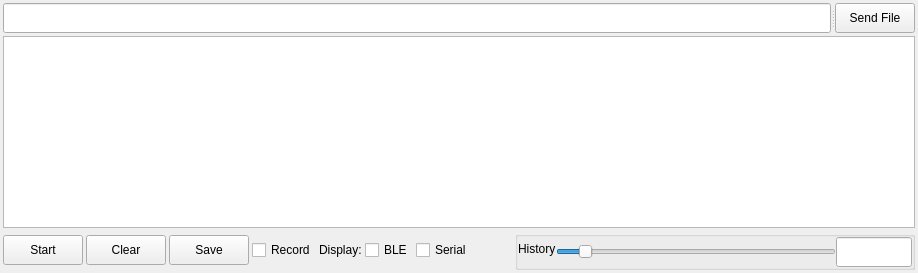
      <widget class="QWidget" name="Monitor">
       <property name="sizePolicy">
        <sizepolicy hsizetype="Expanding" vsizetype="Expanding">
         <horstretch>1</horstretch>
         <verstretch>1</verstretch>
        </sizepolicy>
       </property>
       <attribute name="title">
        <string>Monitor</string>
       </attribute>
       <layout class="QVBoxLayout" name="verticalLayout_Monitor">
        <property name="spacing">
         <number>3</number>
        </property>
        <property name="leftMargin">
         <number>3</number>
        </property>
        <property name="topMargin">
         <number>3</number>
        </property>
        <property name="rightMargin">
         <number>3</number>
        </property>
        <property name="bottomMargin">
         <number>3</number>
        </property>
        <item>
         <widget class="QSplitter" name="splitter_tabMonitor_send">
          <property name="orientation">
           <enum>Qt::Horizontal</enum>
          </property>
          <widget class="QLineEdit" name="lineEdit_Text">
           <property name="sizePolicy">
            <sizepolicy hsizetype="Expanding" vsizetype="Fixed">
             <horstretch>1</horstretch>
             <verstretch>0</verstretch>
            </sizepolicy>
           </property>
           <property name="minimumSize">
            <size>
             <width>0</width>
             <height>30</height>
            </size>
           </property>
           <property name="maximumSize">
            <size>
             <width>16777215</width>
             <height>30</height>
            </size>
           </property>
           <property name="font">
            <font>
             <family>Fira Mono</family>
             <pointsize>8</pointsize>
             <kerning>false</kerning>
            </font>
           </property>
           <property name="toolTip">
            <string>&lt;html&gt;&lt;head/&gt;&lt;body&gt;&lt;p&gt;Enter text to be sent to serial port or BLE device. If both Serial port is open and BLE device is connected, text is sent to both. Enter submits the text and adds the End of Line from either serial or BLE device, whichever was opened last. Empty lines sends the End of Line characters. EOL is eitehr &amp;quot;\n&amp;quot; or &amp;quot;\r\n&amp;quot;, other options will be replaced.&lt;/p&gt;&lt;/body&gt;&lt;/html&gt;</string>
           </property>
          </widget>
          <widget class="QPushButton" name="pushButton_SendFile">
           <property name="sizePolicy">
            <sizepolicy hsizetype="Minimum" vsizetype="Fixed">
             <horstretch>0</horstretch>
             <verstretch>0</verstretch>
            </sizepolicy>
           </property>
           <property name="minimumSize">
            <size>
             <width>0</width>
             <height>30</height>
            </size>
           </property>
           <property name="maximumSize">
            <size>
             <width>16777215</width>
             <height>30</height>
            </size>
           </property>
           <property name="font">
            <font>
             <pointsize>9</pointsize>
            </font>
           </property>
           <property name="toolTip">
            <string>&lt;html&gt;&lt;head/&gt;&lt;body&gt;&lt;p&gt;Send a file to serial port. This will load the whole file to memory before sending it in binary mode.&lt;/p&gt;&lt;/body&gt;&lt;/html&gt;</string>
           </property>
           <property name="text">
            <string>Send File</string>
           </property>
           <property name="autoDefault">
            <bool>false</bool>
           </property>
          </widget>
         </widget>
        </item>
        <item>
         <widget class="QPlainTextEdit" name="plainTextEdit_Text">
          <property name="sizePolicy">
           <sizepolicy hsizetype="Expanding" vsizetype="Expanding">
            <horstretch>1</horstretch>
            <verstretch>1</verstretch>
           </sizepolicy>
          </property>
          <property name="font">
           <font>
            <family>Fira Mono</family>
            <pointsize>9</pointsize>
           </font>
          </property>
         </widget>
        </item>
        <item>
         <layout class="QHBoxLayout" name="horizontalLayout_bottom_Monitor" stretch="0">
          <property name="spacing">
           <number>3</number>
          </property>
          <item>
           <layout class="QHBoxLayout" name="horizontalLayout_bottom_Monitor_left" stretch="0,0,0,0,0,0,0,1,0">
            <property name="spacing">
             <number>3</number>
            </property>
            <item>
             <widget class="QPushButton" name="pushButton_ReceiverStartStop">
              <property name="sizePolicy">
               <sizepolicy hsizetype="Preferred" vsizetype="Fixed">
                <horstretch>0</horstretch>
                <verstretch>0</verstretch>
               </sizepolicy>
              </property>
              <property name="minimumSize">
               <size>
                <width>0</width>
                <height>30</height>
               </size>
              </property>
              <property name="maximumSize">
               <size>
                <width>16777215</width>
                <height>30</height>
               </size>
              </property>
              <property name="font">
               <font>
                <pointsize>9</pointsize>
               </font>
              </property>
              <property name="toolTip">
               <string>&lt;html&gt;&lt;head/&gt;&lt;body&gt;&lt;p&gt;Start displaying the text.&lt;/p&gt;&lt;/body&gt;&lt;/html&gt;</string>
              </property>
              <property name="text">
               <string>Start</string>
              </property>
             </widget>
            </item>
            <item>
             <widget class="QPushButton" name="pushButton_ReceiverClearOutput">
              <property name="sizePolicy">
               <sizepolicy hsizetype="Preferred" vsizetype="Fixed">
                <horstretch>0</horstretch>
                <verstretch>0</verstretch>
               </sizepolicy>
              </property>
              <property name="minimumSize">
               <size>
                <width>0</width>
                <height>30</height>
               </size>
              </property>
              <property name="maximumSize">
               <size>
                <width>16777215</width>
                <height>30</height>
               </size>
              </property>
              <property name="font">
               <font>
                <pointsize>9</pointsize>
               </font>
              </property>
              <property name="toolTip">
               <string>&lt;html&gt;&lt;head/&gt;&lt;body&gt;&lt;p&gt;Clear the displayed text.&lt;/p&gt;&lt;/body&gt;&lt;/html&gt;</string>
              </property>
              <property name="text">
               <string>Clear</string>
              </property>
             </widget>
            </item>
            <item>
             <widget class="QPushButton" name="pushButton_ReceiverSave">
              <property name="sizePolicy">
               <sizepolicy hsizetype="Preferred" vsizetype="Fixed">
                <horstretch>0</horstretch>
                <verstretch>0</verstretch>
               </sizepolicy>
              </property>
              <property name="minimumSize">
               <size>
                <width>0</width>
                <height>30</height>
               </size>
              </property>
              <property name="maximumSize">
               <size>
                <width>16777215</width>
                <height>30</height>
               </size>
              </property>
              <property name="font">
               <font>
                <pointsize>9</pointsize>
               </font>
              </property>
              <property name="toolTip">
               <string>&lt;html&gt;&lt;head/&gt;&lt;body&gt;&lt;p&gt;Save the displayed text to file&lt;/p&gt;&lt;/body&gt;&lt;/html&gt;</string>
              </property>
              <property name="text">
               <string>Save</string>
              </property>
             </widget>
            </item>
            <item>
             <widget class="QCheckBox" name="checkBox_ReceiverRecord">
              <property name="sizePolicy">
               <sizepolicy hsizetype="Preferred" vsizetype="Fixed">
                <horstretch>0</horstretch>
                <verstretch>0</verstretch>
               </sizepolicy>
              </property>
              <property name="toolTip">
               <string>&lt;html&gt;&lt;head/&gt;&lt;body&gt;&lt;p&gt;Record incoming raw data to file.&lt;/p&gt;&lt;/body&gt;&lt;/html&gt;</string>
              </property>
              <property name="text">
               <string>Record</string>
              </property>
             </widget>
            </item>
            <item alignment="Qt::AlignVCenter">
             <widget class="QLabel" name="label_2">
              <property name="text">
               <string>Display:</string>
              </property>
             </widget>
            </item>
            <item>
             <widget class="QCheckBox" name="checkBox_DisplayBLE">
              <property name="minimumSize">
               <size>
                <width>0</width>
                <height>10</height>
               </size>
              </property>
              <property name="maximumSize">
               <size>
                <width>16777215</width>
                <height>20</height>
               </size>
              </property>
              <property name="text">
               <string>BLE</string>
              </property>
             </widget>
            </item>
            <item>
             <widget class="QCheckBox" name="checkBox_DisplaySerial">
              <property name="minimumSize">
               <size>
                <width>0</width>
                <height>10</height>
               </size>
              </property>
              <property name="maximumSize">
               <size>
                <width>16777215</width>
                <height>20</height>
               </size>
              </property>
              <property name="text">
               <string>Serial</string>
              </property>
             </widget>
            </item>
            <item>
             <spacer name="horizontalSpacer_bottom_Monitor_spacer">
              <property name="orientation">
               <enum>Qt::Horizontal</enum>
              </property>
              <property name="sizeHint" stdset="0">
               <size>
                <width>40</width>
                <height>20</height>
               </size>
              </property>
             </spacer>
            </item>
            <item>
             <widget class="QGroupBox" name="groupBox_History">
              <property name="sizePolicy">
               <sizepolicy hsizetype="Fixed" vsizetype="Fixed">
                <horstretch>0</horstretch>
                <verstretch>0</verstretch>
               </sizepolicy>
              </property>
              <property name="minimumSize">
               <size>
                <width>400</width>
                <height>30</height>
               </size>
              </property>
              <property name="maximumSize">
               <size>
                <width>400</width>
                <height>40</height>
               </size>
              </property>
              <property name="toolTip">
               <string>&lt;html&gt;&lt;head/&gt;&lt;body&gt;&lt;p&gt;Change length of terminal line history&lt;/p&gt;&lt;/body&gt;&lt;/html&gt;</string>
              </property>
              <property name="title">
               <string/>
              </property>
              <layout class="QHBoxLayout" name="horizontalLayout_14">
               <property name="spacing">
                <number>0</number>
               </property>
               <property name="leftMargin">
                <number>0</number>
               </property>
               <property name="topMargin">
                <number>0</number>
               </property>
               <property name="rightMargin">
                <number>0</number>
               </property>
               <property name="bottomMargin">
                <number>0</number>
               </property>
               <item>
                <layout class="QFormLayout" name="formLayout_historySlider">
                 <property name="labelAlignment">
                  <set>Qt::AlignLeading|Qt::AlignLeft|Qt::AlignVCenter</set>
                 </property>
                 <property name="formAlignment">
                  <set>Qt::AlignLeading|Qt::AlignLeft|Qt::AlignVCenter</set>
                 </property>
                 <property name="verticalSpacing">
                  <number>0</number>
                 </property>
                 <item row="0" column="0">
                  <widget class="QLabel" name="label_Horizontal_History">
                   <property name="toolTip">
                    <string>&lt;html&gt;&lt;head/&gt;&lt;body&gt;&lt;p&gt;&lt;br/&gt;&lt;/p&gt;&lt;/body&gt;&lt;/html&gt;</string>
                   </property>
                   <property name="text">
                    <string>History</string>
                   </property>
                  </widget>
                 </item>
                 <item row="0" column="1">
                  <widget class="QSlider" name="horizontalSlider_History">
                   <property name="sizePolicy">
                    <sizepolicy hsizetype="Fixed" vsizetype="Fixed">
                     <horstretch>0</horstretch>
                     <verstretch>0</verstretch>
                    </sizepolicy>
                   </property>
                   <property name="minimumSize">
                    <size>
                     <width>280</width>
                     <height>30</height>
                    </size>
                   </property>
                   <property name="maximumSize">
                    <size>
                     <width>16777215</width>
                     <height>30</height>
                    </size>
                   </property>
                   <property name="toolTip">
                    <string>&lt;html&gt;&lt;head/&gt;&lt;body&gt;&lt;p&gt;Change length of terminal history. Shorter allows for higher througput.&lt;/p&gt;&lt;/body&gt;&lt;/html&gt;</string>
                   </property>
                   <property name="minimum">
                    <number>100</number>
                   </property>
                   <property name="maximum">
                    <number>5000</number>
                   </property>
                   <property name="pageStep">
                    <number>50</number>
                   </property>
                   <property name="value">
                    <number>500</number>
                   </property>
                   <property name="orientation">
                    <enum>Qt::Horizontal</enum>
                   </property>
                   <property name="tickPosition">
                    <enum>QSlider::NoTicks</enum>
                   </property>
                  </widget>
                 </item>
                </layout>
               </item>
               <item>
                <widget class="QLineEdit" name="lineEdit_Vertical_History">
                 <property name="minimumSize">
                  <size>
                   <width>0</width>
                   <height>30</height>
                  </size>
                 </property>
                 <property name="maximumSize">
                  <size>
                   <width>16777215</width>
                   <height>30</height>
                  </size>
                 </property>
                 <property name="font">
                  <font>
                   <family>Fira Mono</family>
                   <pointsize>9</pointsize>
                  </font>
                 </property>
                 <property name="toolTip">
                  <string>&lt;html&gt;&lt;head/&gt;&lt;body&gt;&lt;p&gt;Change terminal history length. Smaller number allows for higher throughput.&lt;/p&gt;&lt;/body&gt;&lt;/html&gt;</string>
                 </property>
                </widget>
               </item>
              </layout>
             </widget>
            </item>
           </layout>
          </item>
         </layout>
        </item>
       </layout>
      </widget>
